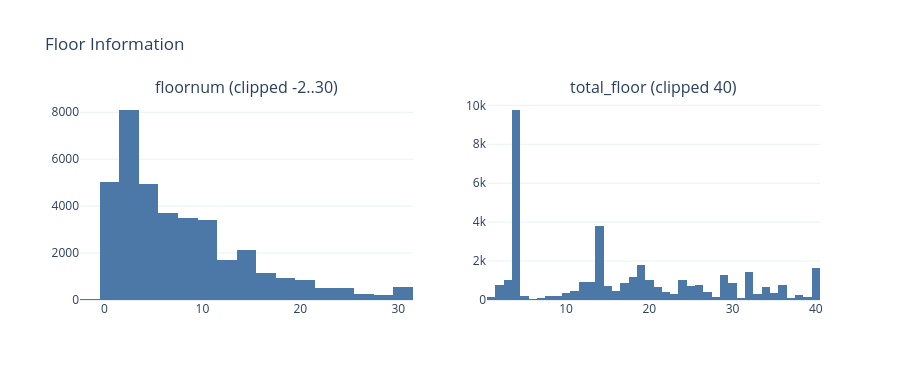

The cell this chart's notebook holds for it:
### Markdown cell above
### 2d. `floornum` / `total_floor`

### Code cell
fig = make_subplots(rows=1, cols=2,
    subplot_titles=('floornum (clipped -2..30)', 'total_floor (clipped 40)'))
fig.add_trace(go.Histogram(x=df['floornum'].dropna().clip(-2, 30), nbinsx=32,
                           marker_color=PRIMARY), 1, 1)
fig.add_trace(go.Histogram(x=df['total_floor'].dropna().clip(upper=40), nbinsx=40,
                           marker_color=PRIMARY), 1, 2)
fig.update_layout(showlegend=False, height=380, title_text='Floor Information')
fig.show()

print(df[['floornum', 'total_floor']].describe())
print(f"floornum nulls : {df['floornum'].isna().sum()}")

### Figure 1 — Plotly figure (JSON) as saved in the notebook; plotly's stock layout.template omitted (floating-point values rounded to 4 significant figures; data arrays with more than 128 entries replaced by an {"elided": "..."} marker saying what was removed)
{"data": [{"marker": {"color": "#4C78A8"}, "nbinsx": 32, "type": "histogram", "x": {"elided": "37601 float values"}, "xaxis": "x", "yaxis": "y"}, {"marker": {"color": "#4C78A8"}, "nbinsx": 40, "type": "histogram", "x": {"elided": "37594 float values"}, "xaxis": "x2", "yaxis": "y2"}], "layout": {"annotations": [{"font": {"size": 16}, "showarrow": false, "text": "floornum (clipped -2..30)", "x": 0.225, "xanchor": "center", "xref": "paper", "y": 1, "yanchor": "bottom", "yref": "paper"}, {"font": {"size": 16}, "showarrow": false, "text": "total_floor (clipped 40)", "x": 0.775, "xanchor": "center", "xref": "paper", "y": 1, "yanchor": "bottom", "yref": "paper"}], "height": 380, "showlegend": false, "title": {"text": "Floor Information"}, "xaxis": {"anchor": "y", "domain": [0, 0.45]}, "xaxis2": {"anchor": "y2", "domain": [0.55, 1]}, "yaxis": {"anchor": "x", "domain": [0, 1]}, "yaxis2": {"anchor": "x2", "domain": [0, 1]}}}
